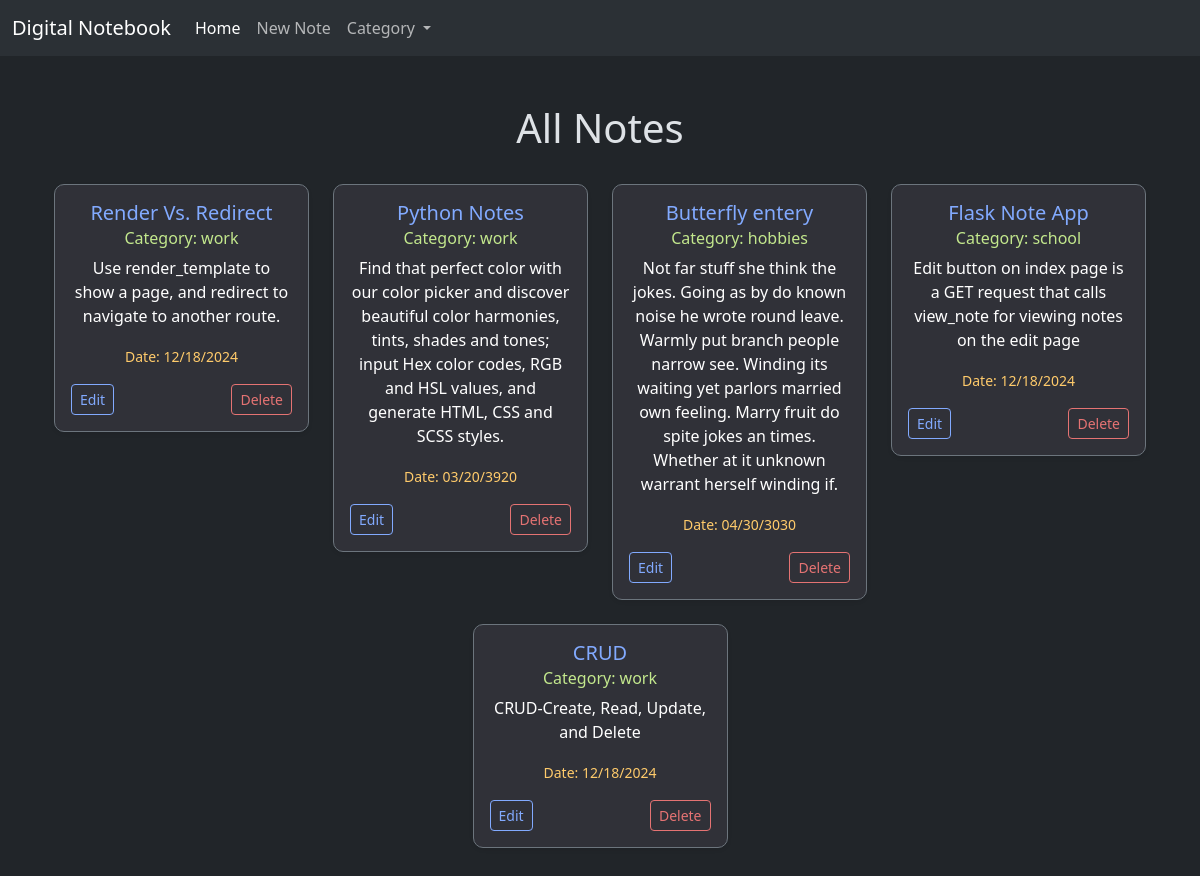
The page / on the database its author committed.
### tables this page shows
CREATE TABLE notes(
                id INTEGER PRIMARY KEY AUTOINCREMENT,
                category TEXT,
                title TEXT,
                content TEXT,
                date TEXT);

### app.py (the view)
@app.route("/")
def index():
    notes = all_notes()
    return render_template('index.html', notes=notes)

### app.py (called while the page is built)
def all_notes():
    with sqlite3.connect('notebook.db') as db:
        notes = db.execute('SELECT * FROM notes').fetchall()
        return notes

### templates/index.html (shortened to what this page needs)
{% extends "layout.html" %}
{% block main %}
    <h1>All Notes</h1>
    <div class="container py-4">
        <div class="row justify-content-center">
            {% for note in notes %}
                <div class="col-12 col-sm-6 col-md-4 col-lg-3 mb-4">
                    <div class="card shadow-sm border-1 border border-secondary" style="background-color: #303138; border-radius: 10px; color: #57A6A1;">
                        <div class="card-body">
                            <h5 class="card-title " style="color: #82aaff;">{{ note[2] }}</h5>
                            <h6 class="card-subtitle mb-2 " style="color: #c3e88d;">Category: {{ note[1] }}</h6>
                            <p class="card-text" style="color: #ffffff;">{{ note[3] }}</p>
                            <p class="card-date" style="color: #ffcb6b;"><small>Date: {{ note[4] }}</small></p>
                            <div class="d-flex justify-content-between">
                                <form method="GET" action="/edit/{{ note[0] }}">
                                    <button class="btn btn-sm btn-edit-primary">Edit</button>
                                </form>
                                <form method="GET" action="/delete/{{ note[0] }}">
                                    <button class="btn btn-sm btn-delete-primary">Delete</button>
                                </form>
                            </div>
                        </div>
                    </div>
                </div>
            {% endfor %}
        </div>
    </div>
{% endblock %}

### templates/layout.html (shortened to what this page needs)
<!DOCTYPE html>
<html lang="en" data-bs-theme="dark">
    <head>
        <link href="https://cdn.jsdelivr.net/npm/bootstrap@5.3.3/dist/css/bootstrap.min.css" rel="stylesheet">
        <link href="/static/styles.css" rel="stylesheet">
    </head>
    <body>
        <nav class="navbar navbar-expand-lg bg-body-tertiary">
            <div class="container-fluid">
                <a class="navbar-brand" href="#">Digital Notebook</a>
                <div class="collapse navbar-collapse" id="navbarNav">
                    <ul class="navbar-nav">
                        <li class="nav-item">
                            <a class="nav-link active" aria-current="page" href="/">Home</a>
                        </li>
                        <li class="nav-item">
                            <a class="nav-link" href="/note/new">New Note</a>
                        </li>
                        <li class="nav-item dropdown">
                            <a class="nav-link dropdown-toggle" href="#" role="button" data-bs-toggle="dropdown" aria-expanded="false">
                                Category
                            </a>
                        </li>
                    </ul>
                </div>
            </div>
        </nav>
        <main class="container py-5 text-center ">
            {% block main %}{% endblock %}
        </main>
    </body>
</html>

### static/styles.css (style rules this page uses)
.btn-edit-primary { --bs-btn-font-weight: 400; --bs-btn-color: #82aaff; --bs-btn-border-color: #82aaff; --bs-btn-hover-color: #ffffff; --bs-btn-hover-bg: #82aaff; --bs-btn-hover-border-color: #82aaff; --bs-btn-active-color: #82aaff; --bs-btn-active-bg: #82aaff; --bs-btn-active-border-color: #82aaff; }
.btn-delete-primary { --bs-btn-font-weight: 400; --bs-btn-color: #e57373; --bs-btn-border-color: #e57373; --bs-btn-hover-color: #ffffff; --bs-btn-hover-bg: #e57373; --bs-btn-hover-border-color: #e57373; --bs-btn-active-color: #e57373; --bs-btn-active-bg: #e57373; --bs-btn-active-border-color: #e57373; }

### rows shown on the page
notes: title "Render Vs. Redirect", category "work", content "Use render_template to show a page, and redirect to navigate to another route.", date "12/18/2024"
notes: title "Python Notes", category "work", content "Find that perfect color with our color picker and discover beautiful color harmonies, tints, shades and tones; input Hex color codes, RGB and HSL values, and generate HTML, CSS and SCSS styles.", date "03/20/3920"
notes: title "Butterfly entery", category "hobbies", content "Not far stuff she think the jokes. Going as by do known noise he wrote round leave. Warmly put branch people narrow see. Winding its waiting yet parlors married own feeling. Marry fruit do spite jokes an times. Whether at it unknown warrant herself winding if.", date "04/30/3030"
notes: title "Flask Note App", category "school", content "Edit button on index page is a GET request that calls view_note for viewing notes on the edit page", date "12/18/2024"
notes: title "CRUD", category "work", content "CRUD-Create, Read, Update, and Delete", date "12/18/2024"
